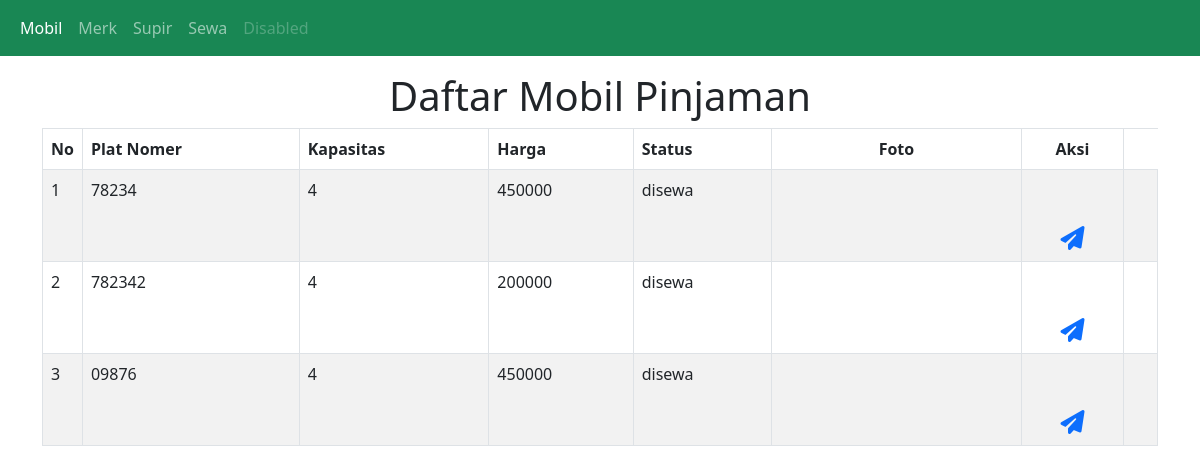
The page /kembalikan.php on the database its author committed.
### tables this page shows
CREATE TABLE `mobil` (
  `id_mobil` int(11) NOT NULL,
  `id_merk` int(11) NOT NULL,
  `nopol` varchar(10) NOT NULL,
  `kapasitas` int(11) NOT NULL,
  `harga_sewa` decimal(20,0) NOT NULL,
  `foto` varchar(255) NOT NULL,
  `status` enum('tersedia','disewa') NOT NULL DEFAULT 'tersedia'
);

### kembalikan.php (the view, shortened to what this page needs)
<?php
include "index.php";
?>
<div class="container mt-3">
<h1 class="text-center">Daftar Mobil Pinjaman</h1>
  <table class="table table-striped table-bordered">
    <thead>
      <tr>
        <th class="text-center" width="30">No</th>
        <th>Plat Nomer</th>
        <th>Kapasitas</th>
        <th>Harga</th>
        <th>Status</th>
        <th class="text-center" width="250">Foto</th>
        <th class="text-center">Aksi</th>
      </tr>
    </thead>
    <tbody>
      <?php
      $sql = "SELECT * FROM mobil WHERE status='disewa'
      " ;
      $result = $conn->query($sql);
      if ($result->num_rows > 0) {
        $no=1;
        while($row = $result->fetch_assoc()) {
          echo "<tr>
          <td>".$no."</td>
          <td>".$row["nopol"]."</td>
          <td>".$row["kapasitas"]."</td>
          <td>".$row["harga_sewa"]."</td>
          <td>".$row["status"]."</td>
          <td align='center'><img src='file/".$row['foto']."' class='rounded' alt width='200'></td>
          <td><div class='mt-5 text-center'><a href='edit_pinjaman.php?id_mobil=".$row["id_mobil"]."'><i class='fas fa-paper-plane' style='font-size:24px'></i></a>
          <td>
        </tr>";
        $no++;
        }
      } else {
        echo "0 results";
      }
      ?>
    </tbody>
  </table>
</div>

### rows shown on the page
mobil: nopol "78234", kapasitas "4", harga_sewa "450000", status "disewa"
mobil: nopol "782342", kapasitas "4", harga_sewa "200000", status "disewa"
mobil: nopol "09876", kapasitas "4", harga_sewa "450000", status "disewa"
